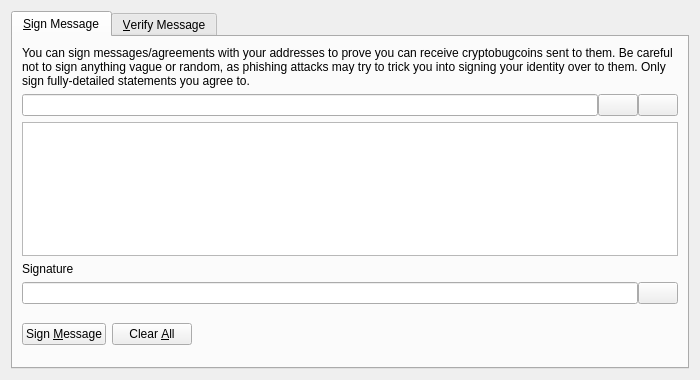
<?xml version="1.0" encoding="UTF-8"?>
<ui version="4.0">
 <class>SignVerifyMessageDialog</class>
 <widget class="QDialog" name="SignVerifyMessageDialog">
  <property name="geometry">
   <rect>
    <x>0</x>
    <y>0</y>
    <width>700</width>
    <height>380</height>
   </rect>
  </property>
  <property name="windowTitle">
   <string>Signatures - Sign / Verify a Message</string>
  </property>
  <property name="modal">
   <bool>true</bool>
  </property>
  <layout class="QVBoxLayout" name="verticalLayout">
   <item>
    <widget class="QTabWidget" name="tabWidget">
     <property name="currentIndex">
      <number>0</number>
     </property>
     <widget class="QWidget" name="tabSignMessage">
      <attribute name="title">
       <string>&amp;Sign Message</string>
      </attribute>
      <layout class="QVBoxLayout" name="verticalLayout_SM">
       <item>
        <widget class="QLabel" name="infoLabel_SM">
         <property name="text">
          <string>You can sign messages/agreements with your addresses to prove you can receive cryptobugcoins sent to them. Be careful not to sign anything vague or random, as phishing attacks may try to trick you into signing your identity over to them. Only sign fully-detailed statements you agree to.</string>
         </property>
         <property name="textFormat">
          <enum>Qt::PlainText</enum>
         </property>
         <property name="wordWrap">
          <bool>true</bool>
         </property>
        </widget>
       </item>
       <item>
        <layout class="QHBoxLayout" name="horizontalLayout_1_SM">
         <property name="spacing">
          <number>0</number>
         </property>
         <item>
          <widget class="QValidatedLineEdit" name="addressIn_SM">
           <property name="toolTip">
            <string>The CryptoBugCoin address to sign the message with</string>
           </property>
          </widget>
         </item>
         <item>
          <widget class="QPushButton" name="addressBookButton_SM">
           <property name="toolTip">
            <string>Choose previously used address</string>
           </property>
           <property name="text">
            <string/>
           </property>
           <property name="icon">
            <iconset resource="../bitcoin.qrc">
             <normaloff>:/icons/address-book</normaloff>:/icons/address-book</iconset>
           </property>
           <property name="shortcut">
            <string>Alt+A</string>
           </property>
           <property name="autoDefault">
            <bool>false</bool>
           </property>
          </widget>
         </item>
         <item>
          <widget class="QPushButton" name="pasteButton_SM">
           <property name="toolTip">
            <string>Paste address from clipboard</string>
           </property>
           <property name="text">
            <string/>
           </property>
           <property name="icon">
            <iconset resource="../bitcoin.qrc">
             <normaloff>:/icons/editpaste</normaloff>:/icons/editpaste</iconset>
           </property>
           <property name="shortcut">
            <string>Alt+P</string>
           </property>
           <property name="autoDefault">
            <bool>false</bool>
           </property>
          </widget>
         </item>
        </layout>
       </item>
       <item>
        <widget class="QPlainTextEdit" name="messageIn_SM">
         <property name="toolTip">
          <string>Enter the message you want to sign here</string>
         </property>
        </widget>
       </item>
       <item>
        <widget class="QLabel" name="signatureLabel_SM">
         <property name="text">
          <string>Signature</string>
         </property>
         <property name="textFormat">
          <enum>Qt::PlainText</enum>
         </property>
        </widget>
       </item>
       <item>
        <layout class="QHBoxLayout" name="horizontalLayout_2_SM">
         <property name="spacing">
          <number>0</number>
         </property>
         <item>
          <widget class="QLineEdit" name="signatureOut_SM">
           <property name="font">
            <font>
             <italic>true</italic>
            </font>
           </property>
           <property name="readOnly">
            <bool>true</bool>
           </property>
          </widget>
         </item>
         <item>
          <widget class="QPushButton" name="copySignatureButton_SM">
           <property name="toolTip">
            <string>Copy the current signature to the system clipboard</string>
           </property>
           <property name="text">
            <string/>
           </property>
           <property name="icon">
            <iconset resource="../bitcoin.qrc">
             <normaloff>:/icons/editcopy</normaloff>:/icons/editcopy</iconset>
           </property>
           <property name="autoDefault">
            <bool>false</bool>
           </property>
          </widget>
         </item>
        </layout>
       </item>
       <item>
        <layout class="QHBoxLayout" name="horizontalLayout_3_SM">
         <item>
          <widget class="QPushButton" name="signMessageButton_SM">
           <property name="toolTip">
            <string>Sign the message to prove you own this CryptoBugCoin address</string>
           </property>
           <property name="text">
            <string>Sign &amp;Message</string>
           </property>
           <property name="icon">
            <iconset resource="../bitcoin.qrc">
             <normaloff>:/icons/edit</normaloff>:/icons/edit</iconset>
           </property>
           <property name="autoDefault">
            <bool>false</bool>
           </property>
          </widget>
         </item>
         <item>
          <widget class="QPushButton" name="clearButton_SM">
           <property name="toolTip">
            <string>Reset all sign message fields</string>
           </property>
           <property name="text">
            <string>Clear &amp;All</string>
           </property>
           <property name="icon">
            <iconset resource="../bitcoin.qrc">
             <normaloff>:/icons/remove</normaloff>:/icons/remove</iconset>
           </property>
           <property name="autoDefault">
            <bool>false</bool>
           </property>
          </widget>
         </item>
         <item>
          <spacer name="horizontalSpacer_1_SM">
           <property name="orientation">
            <enum>Qt::Horizontal</enum>
           </property>
           <property name="sizeHint" stdset="0">
            <size>
             <width>40</width>
             <height>48</height>
            </size>
           </property>
          </spacer>
         </item>
         <item>
          <widget class="QLabel" name="statusLabel_SM">
           <property name="font">
            <font>
             <weight>75</weight>
             <bold>true</bold>
            </font>
           </property>
           <property name="text">
            <string/>
           </property>
           <property name="wordWrap">
            <bool>true</bool>
           </property>
          </widget>
         </item>
         <item>
          <spacer name="horizontalSpacer_2_SM">
           <property name="orientation">
            <enum>Qt::Horizontal</enum>
           </property>
           <property name="sizeHint" stdset="0">
            <size>
             <width>40</width>
             <height>48</height>
            </size>
           </property>
          </spacer>
         </item>
        </layout>
       </item>
      </layout>
     </widget>
     <widget class="QWidget" name="tabVerifyMessage">
      <attribute name="title">
       <string>&amp;Verify Message</string>
      </attribute>
      <layout class="QVBoxLayout" name="verticalLayout_VM">
       <item>
        <widget class="QLabel" name="infoLabel_VM">
         <property name="text">
          <string>Enter the receiver's address, message (ensure you copy line breaks, spaces, tabs, etc. exactly) and signature below to verify the message. Be careful not to read more into the signature than what is in the signed message itself, to avoid being tricked by a man-in-the-middle attack. Note that this only proves the signing party receives with the address, it cannot prove sendership of any transaction!</string>
         </property>
         <property name="textFormat">
          <enum>Qt::PlainText</enum>
         </property>
         <property name="alignment">
          <set>Qt::AlignLeading|Qt::AlignLeft|Qt::AlignTop</set>
         </property>
         <property name="wordWrap">
          <bool>true</bool>
         </property>
        </widget>
       </item>
       <item>
        <layout class="QHBoxLayout" name="horizontalLayout_1_VM">
         <property name="spacing">
          <number>0</number>
         </property>
         <item>
          <widget class="QValidatedLineEdit" name="addressIn_VM">
           <property name="toolTip">
            <string>The CryptoBugCoin address the message was signed with</string>
           </property>
          </widget>
         </item>
         <item>
          <widget class="QPushButton" name="addressBookButton_VM">
           <property name="toolTip">
            <string>Choose previously used address</string>
           </property>
           <property name="text">
            <string/>
           </property>
           <property name="icon">
            <iconset resource="../bitcoin.qrc">
             <normaloff>:/icons/address-book</normaloff>:/icons/address-book</iconset>
           </property>
           <property name="shortcut">
            <string>Alt+A</string>
           </property>
           <property name="autoDefault">
            <bool>false</bool>
           </property>
          </widget>
         </item>
        </layout>
       </item>
       <item>
        <widget class="QPlainTextEdit" name="messageIn_VM"/>
       </item>
       <item>
        <widget class="QValidatedLineEdit" name="signatureIn_VM"/>
       </item>
       <item>
        <layout class="QHBoxLayout" name="horizontalLayout_2_VM">
         <item>
          <widget class="QPushButton" name="verifyMessageButton_VM">
           <property name="toolTip">
            <string>Verify the message to ensure it was signed with the specified CryptoBugCoin address</string>
           </property>
           <property name="text">
            <string>Verify &amp;Message</string>
           </property>
           <property name="icon">
            <iconset resource="../bitcoin.qrc">
             <normaloff>:/icons/transaction_0</normaloff>:/icons/transaction_0</iconset>
           </property>
           <property name="autoDefault">
            <bool>false</bool>
           </property>
          </widget>
         </item>
         <item>
          <widget class="QPushButton" name="clearButton_VM">
           <property name="toolTip">
            <string>Reset all verify message fields</string>
           </property>
           <property name="text">
            <string>Clear &amp;All</string>
           </property>
           <property name="icon">
            <iconset resource="../bitcoin.qrc">
             <normaloff>:/icons/remove</normaloff>:/icons/remove</iconset>
           </property>
           <property name="autoDefault">
            <bool>false</bool>
           </property>
          </widget>
         </item>
         <item>
          <spacer name="horizontalSpacer_1_VM">
           <property name="orientation">
            <enum>Qt::Horizontal</enum>
           </property>
           <property name="sizeHint" stdset="0">
            <size>
             <width>40</width>
             <height>48</height>
            </size>
           </property>
          </spacer>
         </item>
         <item>
          <widget class="QLabel" name="statusLabel_VM">
           <property name="font">
            <font>
             <weight>75</weight>
             <bold>true</bold>
            </font>
           </property>
           <property name="text">
            <string/>
           </property>
           <property name="wordWrap">
            <bool>true</bool>
           </property>
          </widget>
         </item>
         <item>
          <spacer name="horizontalSpacer_2_VM">
           <property name="orientation">
            <enum>Qt::Horizontal</enum>
           </property>
           <property name="sizeHint" stdset="0">
            <size>
             <width>40</width>
             <height>48</height>
            </size>
           </property>
          </spacer>
         </item>
        </layout>
       </item>
      </layout>
     </widget>
    </widget>
   </item>
  </layout>
 </widget>
 <customwidgets>
  <customwidget>
   <class>QValidatedLineEdit</class>
   <extends>QLineEdit</extends>
   <header>qvalidatedlineedit.h</header>
  </customwidget>
 </customwidgets>
 <resources>
  <include location="../bitcoin.qrc"/>
 </resources>
 <connections/>
</ui>
